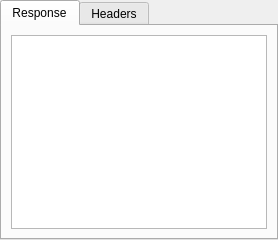
<?xml version="1.0" encoding="UTF-8"?>
<ui version="4.0">
  <class>ResponseTabs</class>
  <widget class="QTabWidget" name="ResponseStatusBar">
    <property name="currentIndex">
      <number>0</number>
    </property>
    <widget class="QWidget" name="responseTab">
      <property name="sizePolicy">
        <sizepolicy hsizetype="Expanding" vsizetype="Expanding">
          <horstretch>0</horstretch>
          <verstretch>0</verstretch>
        </sizepolicy>
      </property>
      <attribute name="title">
        <string>Response</string>
      </attribute>
      <layout class="QVBoxLayout" name="verticalLayout_2">
        <item>
          <widget class="QTextBrowser" name="responseText">
            <property name="sizePolicy">
              <sizepolicy hsizetype="Expanding" vsizetype="Expanding">
                <horstretch>0</horstretch>
                <verstretch>0</verstretch>
              </sizepolicy>
            </property>
          </widget>
        </item>
      </layout>
    </widget>
    <widget class="QWidget" name="headersTab">
      <property name="sizePolicy">
        <sizepolicy hsizetype="Expanding" vsizetype="Expanding">
          <horstretch>0</horstretch>
          <verstretch>0</verstretch>
        </sizepolicy>
      </property>
      <attribute name="title">
        <string>Headers</string>
      </attribute>
      <layout class="QVBoxLayout" name="verticalLayout_3">
        <item>
          <widget class="QTextBrowser" name="headersText">
            <property name="sizePolicy">
              <sizepolicy hsizetype="Expanding" vsizetype="Expanding">
                <horstretch>0</horstretch>
                <verstretch>0</verstretch>
              </sizepolicy>
            </property>
          </widget>
        </item>
      </layout>
    </widget>
  </widget>
  <resources/>
  <connections/>
</ui>
